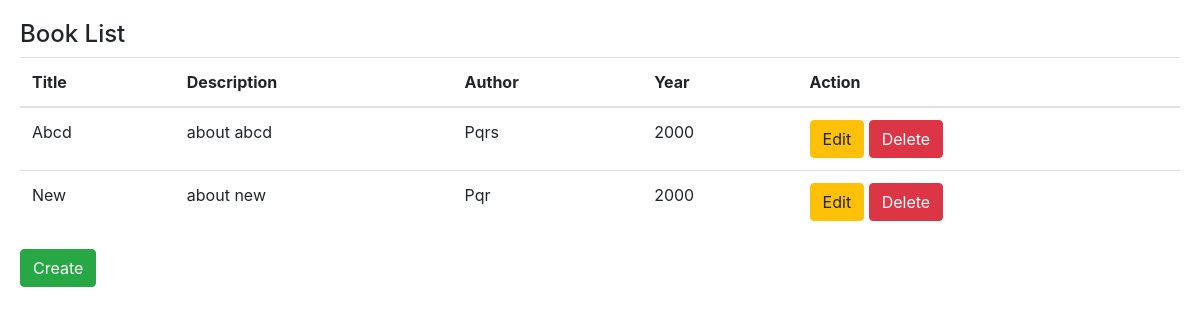
The app's page /book-list, older data.
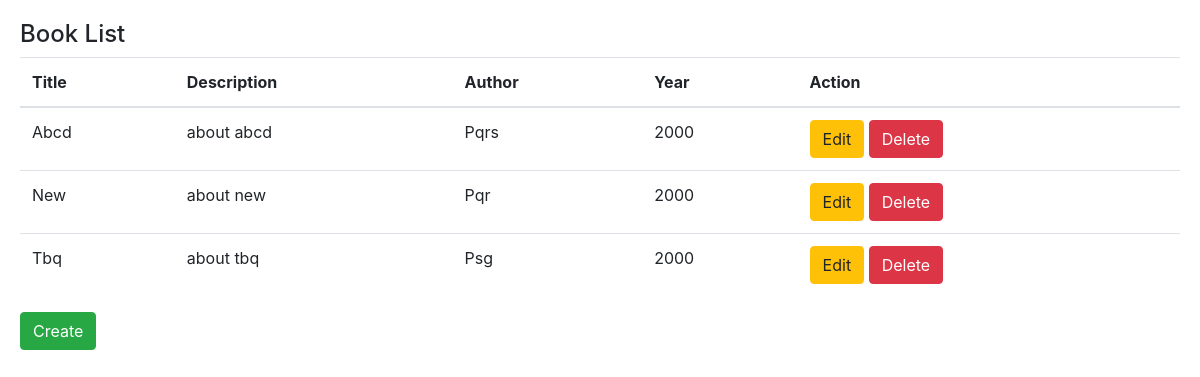
The same page, newer data.
### myapp/models.py (models this page shows)
class Book(models.Model):
    title = models.CharField(db_column='title', max_length=100, blank=False)
    description = models.TextField(db_column='description', max_length=1000, blank=False)
    author = models.CharField(db_column='author', max_length=100, blank=False)
    year = models.IntegerField(db_column='year', blank=False, default=2000)

### myapp/views.py (the view)
# urls.py: path('book-list', views.bookList, name="book-list"),
def bookList(request):
    books = Book.objects.all()
    return render(request, "book-list.html", {'books': books})

### myapp/templates/book-list.html
{% extends 'base.html' %}
{% block content %}
<div class="card-body">
    <h4>Book List</h4>
    <table class="table">
        <thead>
            <tr>
                <th scopde= 'col'>Title</th>
                <th scopde= 'col'>Description</th>
                <th scopde= 'col'>Author</th>
                <th scopde= 'col'>Year</th>
                <th scopde= 'col'>Action</th>
            </tr>
        </thead>
        <tbody>
            {% for book in books  %}
                <tr>
                    <td>{{ book.title }}</td>
                    <td>{{ book.description }}</td>
                    <td>{{ book.author }}</td>
                    <td>{{ book.year }}</td>
                    <td>
                        <a href="/book-update/{{ book.id }}" type="button" class="btn btn-warning">Edit</a>
                        <a href="/book-delete/{{ book.id }}" type="button" class="btn btn-danger">Delete</a>
                    </td>
                </tr>
            {% endfor %}
        </tbody>
    </table>
    <a href="{% url 'book-create' %}" class="btn btn-success">Create</a>
</div>
{% endblock %}

### myapp/templates/base.html (shortened to what this page needs)
<!DOCTYPE html>
<html lang="en">
<head>
    <link rel="stylesheet" href="https://stackpath.bootstrapcdn.com/bootstrap/4.5.0/css/bootstrap.min.css"
>
</head>
<body>
    {% block content %}
    {% endblock %}
</body>
</html>

Row changes from the older to the newer data that the page shows:
added Book: title "Tbq", description "about tbq", author "Psg", year "2000"
